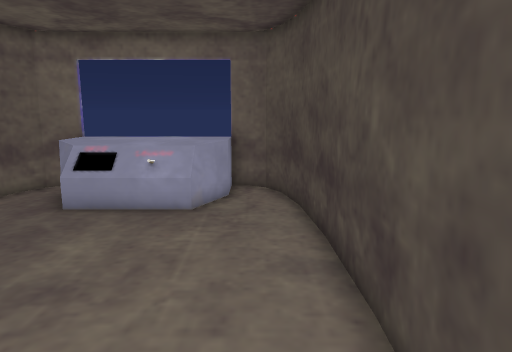
view 1 (above)

12 first-person views from a walk through a scene from a Unity 3-D project. The camera is 1.5 m above the floor, tilts 10° down and sees 70° across. Doors are open. The floor is counted in squares, 0.5 m on a side. Each view is taken from the middle of a square. On the plan, view 1 faces up. The plan holds only what a view shows up to about 20 squares ahead; the rest is blank. The place goes on beyond the plan. The player is left out.

view 2
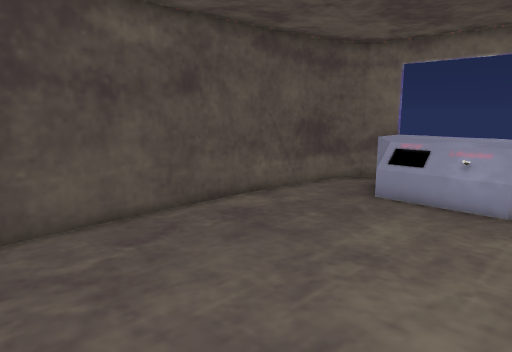

view 3
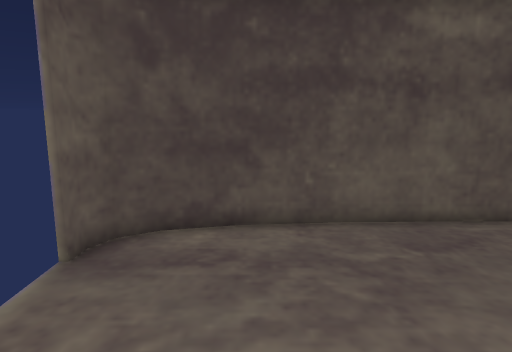

view 4
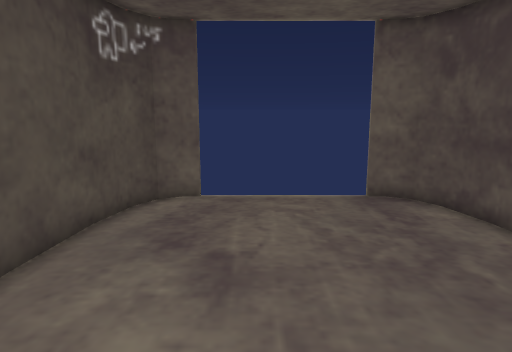

view 5
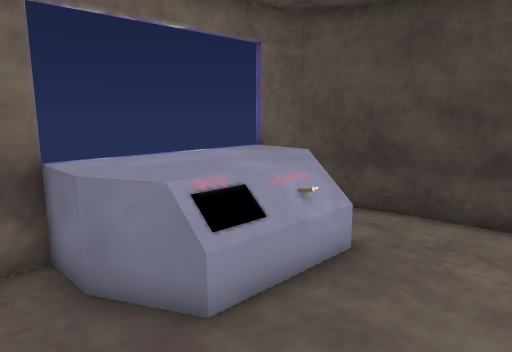

view 6
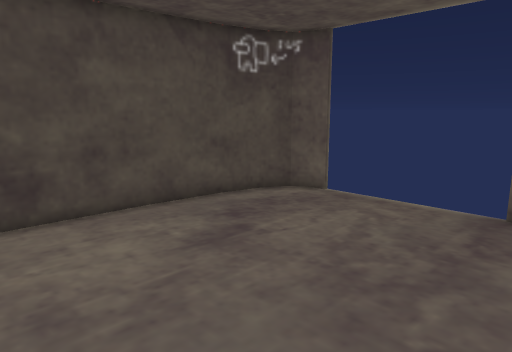

view 7
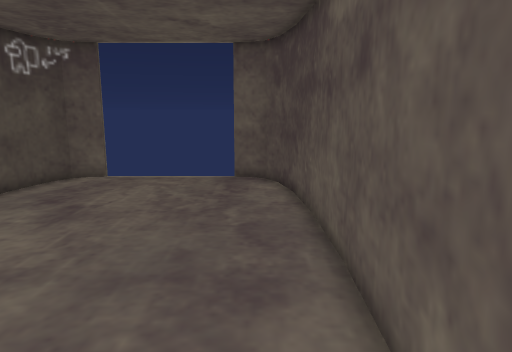

view 8
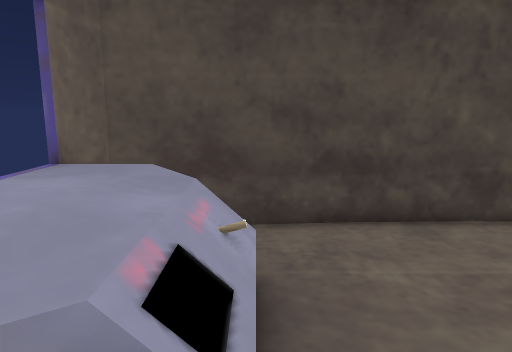

view 9
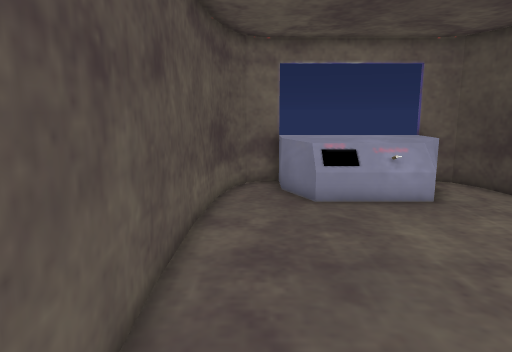

view 10
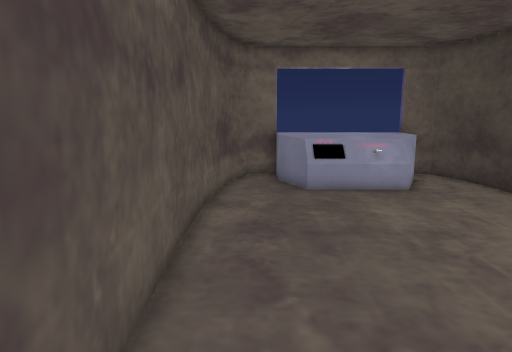

view 11
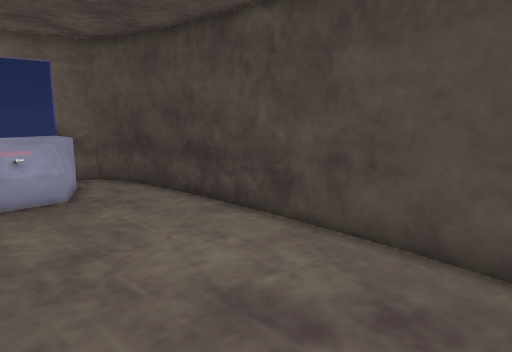

view 12
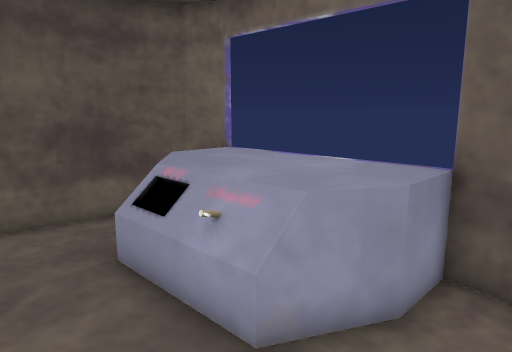

### Floor plan
Key: @ floor where view 1 was taken; # wall or solid block; . main floor; : floor 1 m higher than the main floor; / step, stairs or slope; D open door; = window, fence, low wall or low ledge.
Columns run from 10 left of view 1 to 2 right of it. Each row starts with its distance up from view 1.
 15   #########
 14  ###:::::###
 13  #.=:::::=.#
 12 ##.##//:##.##
 11 ##..=///=..##
 10 #...........#
  9 #...........#
  8 #...........#
  7 #...........#
  6 #...........#
  5 #...........#
  4 #...........#
  3 #...........#
  2 #...........#
  1 #...........#
  0 #.........@.#
 -1 ##.........##
 -2 ##.........##
 -3  #.........#
 -4  ##.......##
 -5   #DDDDDDD#

Positions as (right, up) in squares from view 1, and headings:
1: (0, 0), facing up
2: (0, -1), facing up-left
3: (0, -1), facing left
4: (-3, 8), facing down
5: (-9, 7), facing up-right
6: (-9, 7), facing down-right
7: (-8, 12), facing down
8: (-8, 11), facing right
9: (-8, -1), facing up
10: (-8, -3), facing up
11: (-6, -2), facing up-right
12: (1, 8), facing up-left
